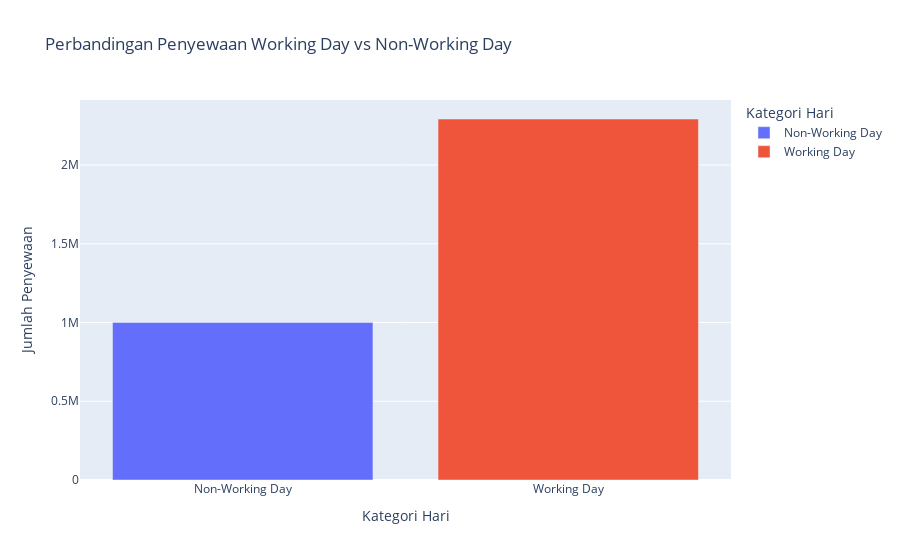

The code cell stored with this chart in its notebook:
### Markdown cell above
### **Pertanyaan 4: Bagaimana perbandingan jumlah penyewaan sepeda antara hari kerja (Working Day) dan hari non-kerja (Non-Working Day)?**

### Code cell
workingday_counts = day.groupby('workingday')['count'].sum().reset_index()
workingday_counts['workingday'] = workingday_counts['workingday'].map({0: 'Non-Working Day', 1: 'Working Day'})
fig = px.bar(workingday_counts, x='workingday', y='count', color='workingday',
             title='Perbandingan Penyewaan Working Day vs Non-Working Day',
             labels={'workingday': 'Kategori Hari', 'count': 'Jumlah Penyewaan'})
fig.show()

### Figure 1 — Plotly figure (JSON) as saved in the notebook; plotly's stock layout.template omitted (floating-point values rounded to 4 significant figures)
{"data": [{"alignmentgroup": "True", "hovertemplate": "Kategori Hari=%{x}<br>Jumlah Penyewaan=%{y}<extra></extra>", "legendgroup": "Non-Working Day", "marker": {"color": "#636efa", "pattern": {"shape": ""}}, "name": "Non-Working Day", "offsetgroup": "Non-Working Day", "orientation": "v", "showlegend": true, "textposition": "auto", "type": "bar", "x": ["Non-Working Day"], "xaxis": "x", "y": [1000269], "yaxis": "y"}, {"alignmentgroup": "True", "hovertemplate": "Kategori Hari=%{x}<br>Jumlah Penyewaan=%{y}<extra></extra>", "legendgroup": "Working Day", "marker": {"color": "#EF553B", "pattern": {"shape": ""}}, "name": "Working Day", "offsetgroup": "Working Day", "orientation": "v", "showlegend": true, "textposition": "auto", "type": "bar", "x": ["Working Day"], "xaxis": "x", "y": [2292410], "yaxis": "y"}], "layout": {"barmode": "relative", "legend": {"title": {"text": "Kategori Hari"}, "tracegroupgap": 0}, "title": {"text": "Perbandingan Penyewaan Working Day vs Non-Working Day"}, "xaxis": {"anchor": "y", "categoryarray": ["Non-Working Day", "Working Day"], "categoryorder": "array", "domain": [0, 1], "title": {"text": "Kategori Hari"}}, "yaxis": {"anchor": "x", "domain": [0, 1], "title": {"text": "Jumlah Penyewaan"}}}}
